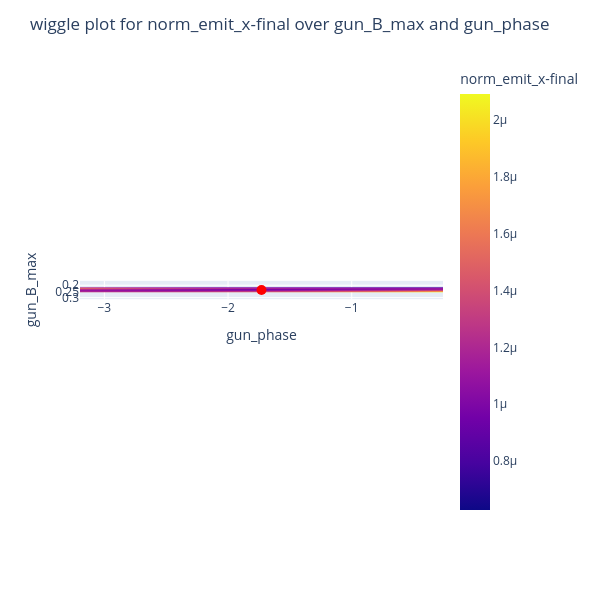

The notebook cell this image was saved under:
### Code cell
show_wiggle_plot_2d(
    wiggle_x_param1="gun_B_max",
    wiggle_x_param2="gun_phase",
    y_param=y_optimize_for,
    x_delta=0.5,
    x_divs=100,
)
